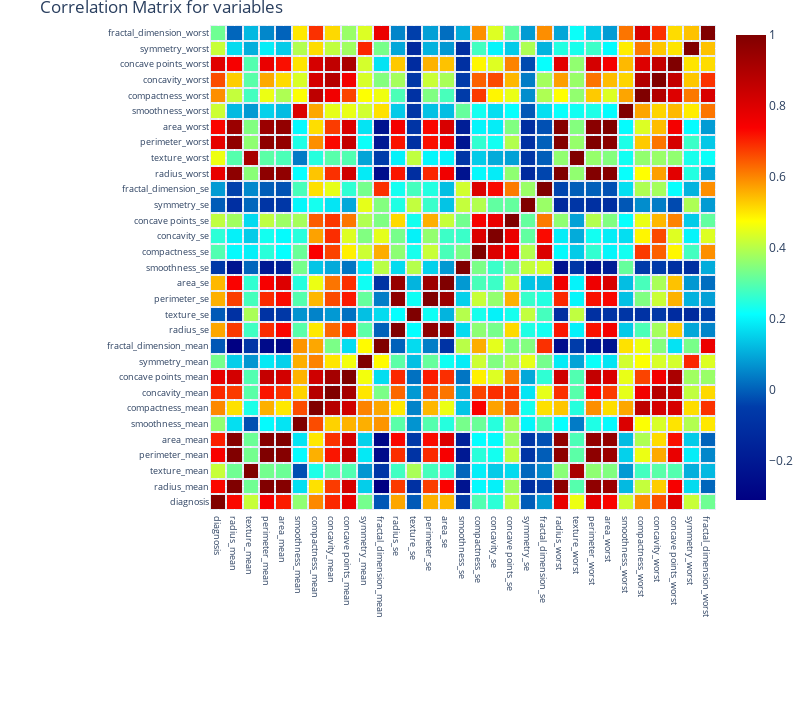

Notebook source saved alongside this figure:
### Code cell
#Plotting
trace = go.Heatmap(z = corr_array,x = matrix_cols,y = matrix_cols,xgap = 2,ygap = 2,colorscale='jet',colorbar   = dict() ,)
layout = go.Layout(dict(title = 'Correlation Matrix for variables',autosize = False,height  = 720,width   = 800,margin  = dict(r = 0 ,l = 210,t = 25,b = 210,),yaxis   = dict(tickfont = dict(size = 9)),xaxis   = dict(tickfont = dict(size = 9)),))
fig = go.Figure(data = [trace],layout = layout)
py.iplot(fig)

### Figure 1 — Plotly figure (JSON) as saved in the notebook; plotly's stock layout.template omitted (floating-point values rounded to 4 significant figures; data arrays with more than 128 entries replaced by an {"elided": "..."} marker saying what was removed)
{"data": [{"colorscale": [[0.0, "rgb(0,0,131)"], [0.2, "rgb(0,60,170)"], [0.4, "rgb(5,255,255)"], [0.6, "rgb(255,255,0)"], [0.8, "rgb(250,0,0)"], [1.0, "rgb(128,0,0)"]], "type": "heatmap", "x": ["diagnosis", "radius_mean", "texture_mean", "perimeter_mean", "area_mean", "smoothness_mean", "compactness_mean", "concavity_mean", "concave points_mean", "symmetry_mean", "fractal_dimension_mean", "radius_se", "texture_se", "perimeter_se", "area_se", "smoothness_se", "compactness_se", "concavity_se", "concave points_se", "symmetry_se", "fractal_dimension_se", "radius_worst", "texture_worst", "perimeter_worst", "area_worst", "smoothness_worst", "compactness_worst", "concavity_worst", "concave points_worst", "symmetry_worst", "fractal_dimension_worst"], "xgap": 2, "y": ["diagnosis", "radius_mean", "texture_mean", "perimeter_mean", "area_mean", "smoothness_mean", "compactness_mean", "concavity_mean", "concave points_mean", "symmetry_mean", "fractal_dimension_mean", "radius_se", "texture_se", "perimeter_se", "area_se", "smoothness_se", "compactness_se", "concavity_se", "concave points_se", "symmetry_se", "fractal_dimension_se", "radius_worst", "texture_worst", "perimeter_worst", "area_worst", "smoothness_worst", "compactness_worst", "concavity_worst", "concave points_worst", "symmetry_worst", "fractal_dimension_worst"], "ygap": 2, "z": {"elided": "31x31 float values"}}], "layout": {"autosize": false, "height": 720, "margin": {"b": 210, "l": 210, "r": 0, "t": 25}, "title": {"text": "Correlation Matrix for variables"}, "width": 800, "xaxis": {"tickfont": {"size": 9}}, "yaxis": {"tickfont": {"size": 9}}}}
